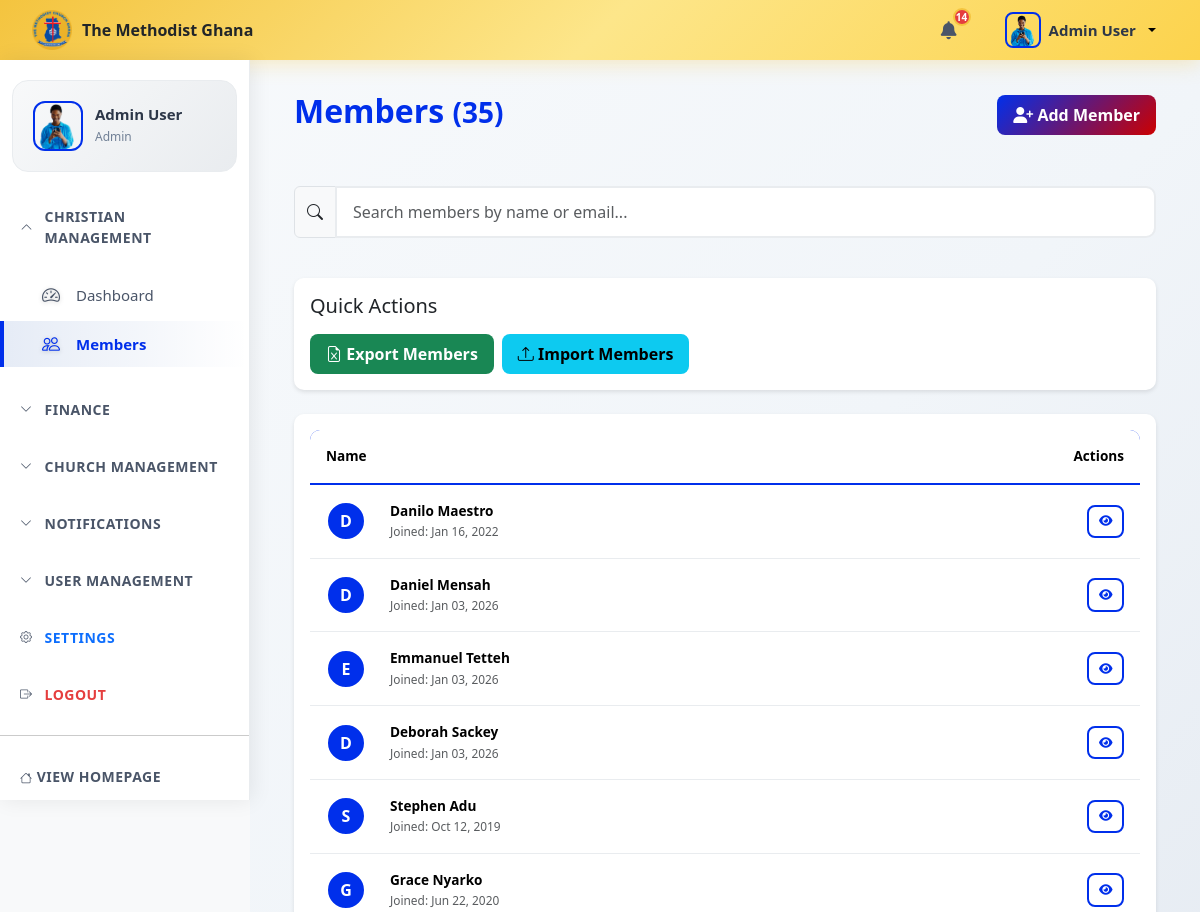
Page /app/views/members.php (signed in, upper part) on the earlier database version.
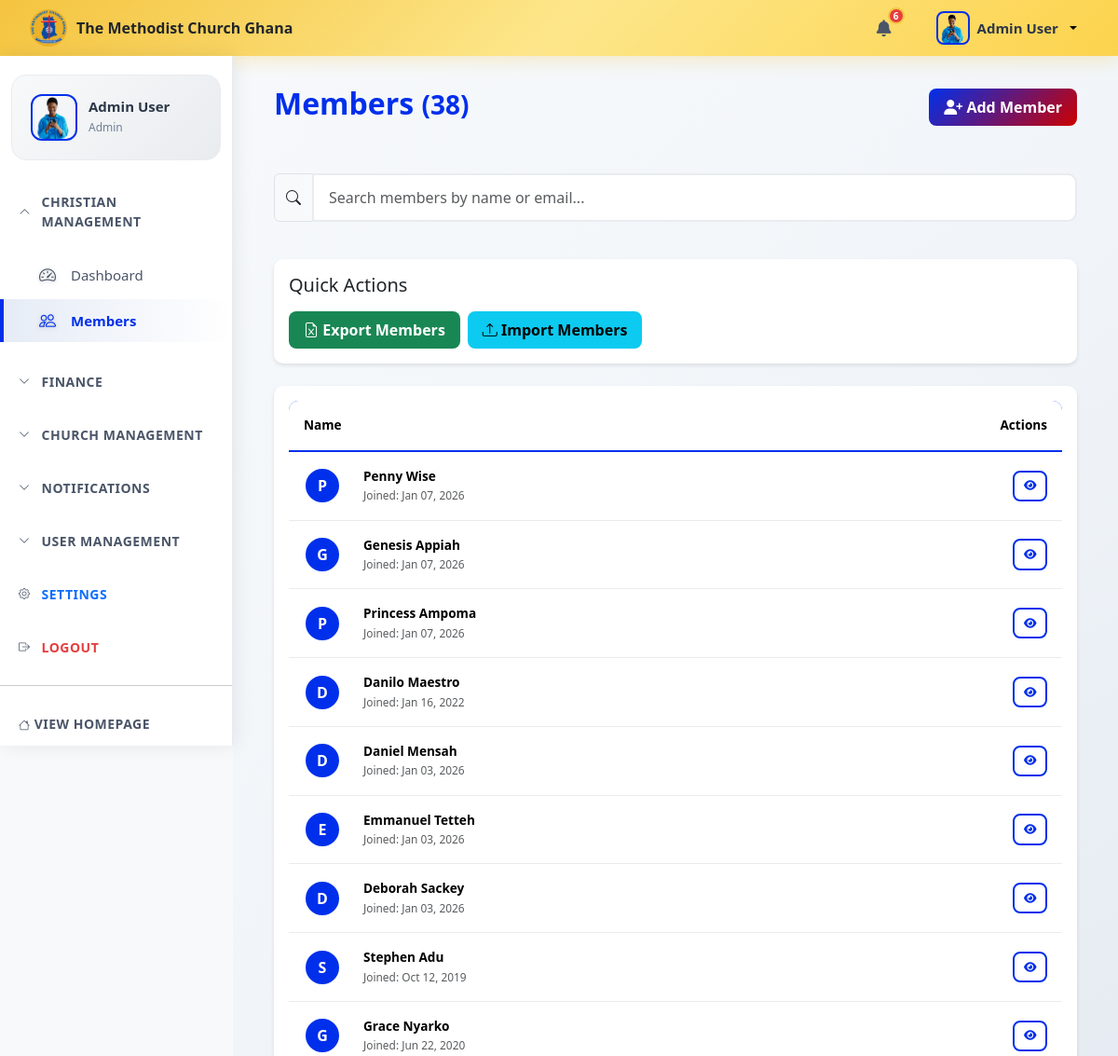
Same page on the later database version.
### tables this page shows
CREATE TABLE `settings` (
  `id` int(11) NOT NULL,
  `setting_key` varchar(100) NOT NULL,
  `setting_value` longtext DEFAULT NULL,
  `description` text DEFAULT NULL,
  `created_at` timestamp NOT NULL DEFAULT current_timestamp(),
  `updated_at` timestamp NOT NULL DEFAULT current_timestamp() ON UPDATE current_timestamp()
);

CREATE TABLE `members` (
  `id` int(11) NOT NULL,
  `member_code` varchar(50) DEFAULT NULL,
  `user_id` int(11) DEFAULT NULL,
  `first_name` varchar(100) NOT NULL,
  `last_name` varchar(100) NOT NULL,
  `email` varchar(255) DEFAULT NULL,
  `phone` varchar(20) DEFAULT NULL,
  `date_of_birth` date DEFAULT NULL,
  `gender` enum('Male','Female') DEFAULT NULL,
  `join_date` date DEFAULT NULL,
  `status` enum('active','inactive','transferred','deceased') NOT NULL DEFAULT 'active',
  `address` varchar(255) DEFAULT NULL,
  `city` varchar(100) DEFAULT NULL,
  `area` varchar(150) DEFAULT NULL,
  `landmark` varchar(255) DEFAULT NULL,
  `gps` varchar(20) DEFAULT NULL,
  `region` varchar(100) DEFAULT NULL,
  `emergency_contact_name` varchar(100) DEFAULT NULL,
  `emergency_phone` varchar(20) DEFAULT NULL,
  `member_img` varchar(255) DEFAULT NULL,
  `created_at` timestamp NOT NULL DEFAULT current_timestamp(),
  `updated_at` timestamp NOT NULL DEFAULT current_timestamp() ON UPDATE current_timestamp()
);

### config/database.php (called while the page is built, shortened)
<?php
class Database {
    private $host = 'localhost';
    private $db_name = 'church_management_system';
    private $user = 'root';
    private $password = '';
    private $pdo;
    private static $instance = null;
    public static function getInstance() {
        if (self::$instance === null) {
            self::$instance = new self();
        }
        return self::$instance;
    }
    public function connect() {
        try {
            $dsn = 'mysql:host=' . $this->host . ';dbname=' . $this->db_name;
            $this->pdo = new PDO($dsn, $this->user, $this->password);
            $this->pdo->setAttribute(PDO::ATTR_ERRMODE, PDO::ERRMODE_EXCEPTION);
            $this->pdo->setAttribute(PDO::ATTR_DEFAULT_FETCH_MODE, PDO::FETCH_ASSOC);
        } catch (PDOException $e) {
            die('Connection Error: ' . $e->getMessage());
        }
    }
    public function getConnection() {
        return $this->pdo;
    }
    public function query($sql, $params = []) {
        try {
            $stmt = $this->pdo->prepare($sql);
            $stmt->execute($params);
            return $stmt;
        } catch (PDOException $e) {
            die('Query Error: ' . $e->getMessage());
        }
    }
    public function fetch($sql, $params = []) {
        return $this->query($sql, $params)->fetch();
    }
    public function fetchAll($sql, $params = []) {
        return $this->query($sql, $params)->fetchAll();
    }
}
?>

### app/models/Member.php (called while the page is built, shortened)
<?php
class Member {
    private $db;
    private $table = 'members';
    public function __construct() {
        $this->db = Database::getInstance()->getConnection();
    }
    public function getAll($limit = null, $offset = 0) {
        $sql = "SELECT * FROM {$this->table} WHERE status = 'active' ORDER BY created_at DESC";
        if ($limit) {
            $sql .= " LIMIT :limit OFFSET :offset";
            $stmt = $this->db->prepare($sql);
            $stmt->bindParam(':limit', $limit, PDO::PARAM_INT);
            $stmt->bindParam(':offset', $offset, PDO::PARAM_INT);
        } else {
            $stmt = $this->db->prepare($sql);
        }
        $stmt->execute();
        return $stmt->fetchAll(PDO::FETCH_ASSOC);
    }
    public function getTotalCount() {
        $sql = "SELECT COUNT(*) FROM {$this->table} WHERE status = 'active'";
        $stmt = $this->db->prepare($sql);
        $stmt->execute();
        return $stmt->fetchColumn();
    }
    public function getMemberMinistries($memberId) {
    $sql = "SELECT m.name
            FROM ministries m
            JOIN ministry_members mm ON mm.ministry_id = m.id
            WHERE mm.member_id = :member_id";
    $stmt = $this->db->prepare($sql);
    $stmt->bindParam(':member_id', $memberId);
    $stmt->execute();
    return $stmt->fetchAll(PDO::FETCH_COLUMN);
}
}
?>

### app/views/members/member_row_flat.php (the view, shortened to what the changed rows need)
<tr>
    <td class="col-essential member-clickable" style="cursor: pointer;">
        <div class="d-flex align-items-center">
            <?php
$imgPath = $uploadDir . ($m['member_img'] ?? '');
$imgUrl  = BASE_URL . '/assets/uploads/members/' . ($m['member_img'] ?? '');
            ?>
            <div class="avatar rounded-circle me-3 d-flex align-items-center justify-content-center"
                 style="
                    width:40px;
                    height:40px;
                    background-color: var(--primary-color);
                    color:white;
                    overflow:hidden;
                    flex-shrink:0;
                    border: 2px solid #fff;
                    font-weight: bold;
                    font-size: 16px;
                 ">
                <?php if (!empty($m['member_img']) && file_exists($imgPath)): ?>
                    <img src="<?= htmlspecialchars($imgUrl) ?>"
                         alt="Member Image"
                         style="width:100%; height:100%; object-fit:cover; display:block;">
                <?php else: ?>
                    <?= strtoupper(substr($m['first_name'], 0, 1)) ?>
                <?php endif; ?>
            </div>
            <div class="ms-2">
                <strong><?= htmlspecialchars($m['first_name'].' '.$m['last_name']) ?></strong><br>
                <small class="text-muted">
                    Joined: <?= date('M d, Y', strtotime($m['join_date'] ?? $m['created_at'])) ?>
                </small>
            </div>
        </div>
    </td>
        <?php
            $memberMinistries = $member->getMemberMinistries($m['id']);
        ?>
    <td class="col-essential text-end">
        <button class="btn btn-sm btn-outline-primary viewMemberBtn" data-member-id="<?= $m['id']; ?>"
                                   data-first-name="<?php echo htmlspecialchars($m['first_name']); ?>"
                                   data-last-name="<?php echo htmlspecialchars($m['last_name']); ?>"
                                   data-gender="<?php echo htmlspecialchars($m['gender']); ?>"
                                    data-phone="<?php echo htmlspecialchars($m['phone']); ?>"
                                    data-email="<?php echo htmlspecialchars($m['email']); ?>"
                                    data-address="<?php echo htmlspecialchars($m['address']); ?>"
                                    data-area="<?php echo htmlspecialchars($m['area']); ?>"
                                    data-ministry='<?= htmlspecialchars(json_encode($memberMinistries), ENT_QUOTES) ?>'
                                    data-date-of-birth="<?php echo htmlspecialchars($m['date_of_birth']); ?>"
                                    data-join-date="<?php echo htmlspecialchars($m['join_date']); ?>"
                                    data-city="<?php echo htmlspecialchars($m['city']); ?>"
                                    data-region="<?php echo htmlspecialchars($m['region']); ?>"
                                    data-landmark="<?php echo htmlspecialchars($m['landmark']); ?>"
                                    data-gps="<?php echo htmlspecialchars($m['gps']); ?>"
                                    data-member-img="<?= !empty($m['member_img']) ? BASE_URL . '/assets/uploads/members/' . htmlspecialchars($m['member_img']) : '' ?>"
                                    data-emergency-contact-name = "<?php echo htmlspecialchars($m['emergency_contact_name']); ?>"
                                    data-emergency-phone = "<?php echo htmlspecialchars($m['emergency_phone']); ?>"
                                    data-bs-target="#memberDetails"
                                    data-bs-toggle="modal">
                                    <i class="fas fa-eye"></i>
                                </button>
    </td>
</tr>

### app/views/navbar.php (shortened to what the changed rows need)
<?php
require_once __DIR__ . '/../../config/database.php';
$user_id = $_SESSION['user_id'];
$unread_count = $db->fetch("SELECT COUNT(*) AS unread_count FROM notifications WHERE user_id = ? AND is_read = 0", [$user_id]);
$role = $_SESSION['user_role'] ?? 'Member';
?>
    <nav class="top-navbar">
        <div class="top-nav-left">
            <div class="d-none d-md-flex align-items-center">
                <img src="<?php echo BASE_URL;?>/assets/images/methodist-logo.png" alt="Logo" style="height: 40px; margin-right: 10px;">
                <span class="fw-bold text-dark"><?php echo htmlspecialchars($church_name); ?></span>
            </div>
        </div>
        <div class="top-nav-right">
         <div class="dropdown">
            <?php if(in_array($role, ['Admin', 'Treasurer', 'Leader'])): ?>
            <button class="top-nav-icon-btn notification-btn" data-bs-toggle="dropdown">
                <i class="fas fa-bell"></i>
                <span class="notification-badge"><?= $unread_count['unread_count'] ?? 0 ?></span>
            </button>
            <?php endif; ?>
         </div>
        </div>
    </nav>
</body>
</html>

### app/views/members.php (shortened to what the changed rows need)
<?php
require_once __DIR__ . '/../../config/database.php';
require_once __DIR__ . '/../models/Member.php';
$member = new Member();
$members_count = $member->getTotalCount();
$viewMode = $_SESSION['members_view'] ?? 'flat';
$search = trim($_GET['search'] ?? '');
if($search !== ''){
   $members = $member->search($search);
} else {
    $members = $member->getAll();
}
   $uploadDir = __DIR__ . '/../../assets/uploads/members/';
?>
<?php include 'header.php'; ?>
<div class="main-content">
    <div class="container-fluid">
        <div class="d-flex justify-content-between align-items-center mb-4">
            <h2 class="fw-bold" style="color: var(--primary-color);">Members <small>(<?php echo $members_count; ?>)</small>  </h2>
        </div>
        <br>
<br>
        <div class="card">
            <div class="card-body">
                <div class="table-responsive">
                    <table class="table table-hover table-mobile-friendly">
                        <thead style="background-color: var(--primary-color); color: white;">
                            <tr>
                                <th class="col-essential">Name</th>
                                <th class="col-essential text-end">Actions</th>
                            </tr>
                        </thead>
<tbody id="membersTable">
<?php if ($viewMode === 'flat'): ?>
    <?php if (!empty($members)): ?>
        <?php foreach ($members as $m): ?>
            <?php include 'members/member_row_flat.php'; ?>
        <?php endforeach; ?>
    <?php endif; ?>
<?php endif; ?>
</tbody>
                    </table>

Differences in the rows shown:
changed settings: setting_value "The Methodist Ghana" → "The Methodist Church Ghana"
added members: first_name "P", first_name+last_name "Penny Wise", join_date "Jan 07, 2026"
added members: first_name "G", first_name+last_name "Genesis Appiah", join_date "Jan 07, 2026"
added members: first_name "P", first_name+last_name "Princess Ampoma", join_date "Jan 07, 2026"
Other differences:
$unread_count['unread_count']: "14" → "6"
$members_count: "35" → "38"
